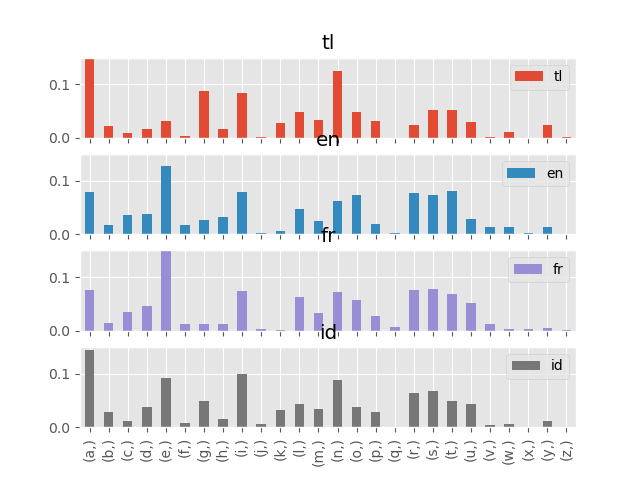

This chart was generated by the following Python code:
import matplotlib.pyplot as plt
import pandas as pd
import json

# load data from json file
with open("./lang/freq.json", "r", encoding="utf-8") as fp:
       freq = json.load(fp)

# Thống kê theo từng ngôn ngữ
lang_dic = {}
for i, lbl in enumerate(freq[0]["labels"]):
    fq = freq[0]["freqs"][i]
    if not (lbl in lang_dic):
        lang_dic[lbl] = fq
        continue
    for idx, v in enumerate(fq):
        lang_dic[lbl][idx] = (lang_dic[lbl][idx] + v) / 2

# Đưa dữ liệu vào DataFrame
asclist = [[chr(n) for n in range(97, 97+26)]]
df = pd.DataFrame(lang_dic, index=asclist)

# Plot
plt.style.use('ggplot')
df.plot(kind="bar", subplots=True, ylim=(0,0.15))
plt.savefig("lang-plot.png")